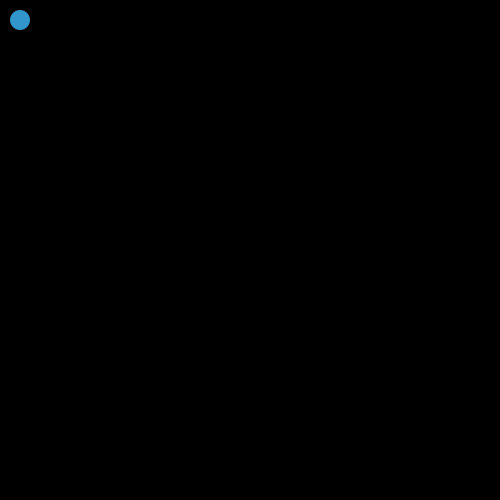
Frame 1 (no input)
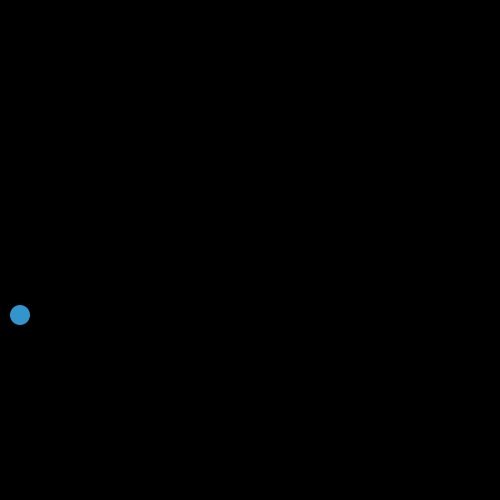
Frame 60 (the mouse pressed at the canvas centre just before this capture)
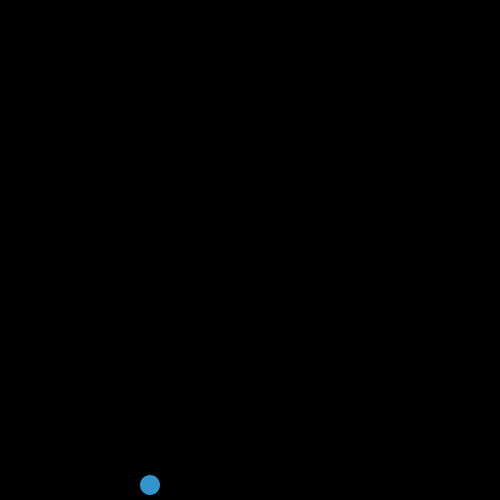
Frame 120 (the mouse held since frame 60 and released just before this capture)

The Processing sketch that drew these frames (run headless with seeded random() and noise(); from frame 60 on, the mouse is pressed at the canvas centre):

// Processing sketch: Ball_moving_in_a_circle
// ── Ball_moving_in_a_circle.pde
//Randomness and If Statements
// 6/28/22
//Zach Hornfeld
//IntroCS Summer 2022

float x = 20;
float y = 20; 


void setup () {
  size(500, 500);
  noStroke();
  background(0);
}
void draw() {

  background(0);
  fill(50, 150, 204);
  circle(x,y,20);
 
  if(y<= 480 && x<= 20) {
    y = y +5;
  } else if (y >= 480 && x < 480) {
    x = x + 5;
  } else if (x>=480&& y > 20) {
    y = y - 5;
  } else if (y<= 20 && x > 20) {
    x = x -5;
  }
}

//Move down: y = y + 5
//Move right: x = x + 5
//Left: x = x - 5
//move up//
